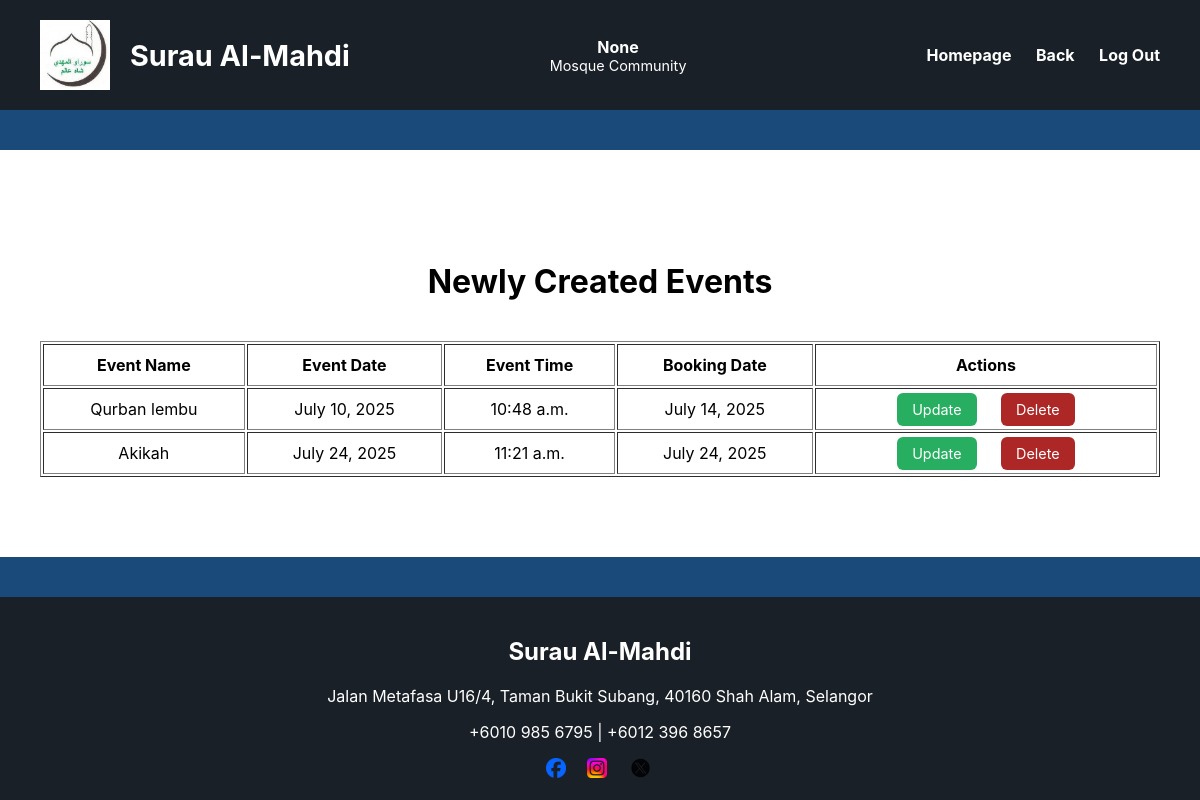
Screenshot of /homemos/event-schedule2/ with the database file from the repository.
### Event/models.py (models this page shows)
class Event(models.Model):
    event_id = models.AutoField(primary_key=True)
    event_name = models.CharField(max_length=150)
    event_date = models.DateField()
    event_time = models.TimeField()
    booking_date = models.DateField()

### Event/views.py (the view, shortened to what this page needs)
# urls.py: path('homemos/event-schedule2/', views.event_schedule2_view, name='event_schedule2'),
def event_schedule2_view(request):
    username = request.session.get('username')
    update_event = None
    edit_event_id = request.GET.get('edit')  # Tangkap dari URL ?edit=ID
    if edit_event_id:
        update_event = get_object_or_404(Event, pk=edit_event_id)
    events = Event.objects.all()
    bookings = Booking.objects.select_related('event').all()
    context = {
        'username': username,
        'events': events,
        'bookings': bookings,
        'update_event': update_event,  # Hantar ke template
    }
    return render(request, 'event_schedule2.html', context)

### Event/templates/event_schedule2.html (shortened to what this page needs)
{% load static %}
<!DOCTYPE html>
<html lang="en">
<head>
</head>
<body>
    <header>
        <div style="display: flex; align-items: center; gap: 20px;">
            <img src="{% static 'logo1.jpg' %}" alt="Mosque Logo" height="70px;">
            <h1 style="margin: 0;">Surau Al-Mahdi</h1>
        </div>
        <div style="color: white; text-align: right; margin-right: 20px;">
            <p style="margin: 0; font-weight: bold;">{{ username }}</p>
            <p style="margin: 0; font-size: 0.9em;">Mosque Community</p>
        </div>
        <nav>
            <a href="{% url 'homemos' %}">Homepage</a>
            <a href="{% url 'homemos' %}">Back</a>
            <a href="{% url 'homepage' %}">Log Out</a>
        </nav>
    </header>
    <section class="section" id="events">
        <h3>Newly Created Events</h3>
        {% if events %}
            <table border="1" cellpadding="10">
                <tr>
                    <th>Event Name</th>
                    <th>Event Date</th>
                    <th>Event Time</th>
                    <th>Booking Date</th>
                    <th>Actions</th>
                </tr>
                {% for event in events %}
                <tr>
                    <td>{{ event.event_name }}</td>
                    <td>{{ event.event_date }}</td>
                    <td>{{ event.event_time }}</td>
                    <td>{{ event.booking_date }}</td>
                    <td>
                        <a href="?edit={{ event.event_id }}" class="btn-primary">Update</a>
                        <a href="{% url 'event_delete' event.event_id %}" class="btn-primary1" onclick="return confirm('Are you sure you want to delete this event?')">Delete</a>
                    </td>
                </tr>
                {% endfor %}
            </table>
        {% else %}
            <p>No events created yet.</p>
        {% endif %}
    </section>
    <footer class="footer" id="contact">
        <h2>Surau Al-Mahdi</h2>
        <p>Jalan Metafasa U16/4, Taman Bukit Subang, 40160 Shah Alam, Selangor</p>
        <p>+6010 985 6795 | +6012 396 8657</p>
        <div class="footer-social">
            <a href="https://www.facebook.com/SurauAlMahdiTamanBukitSubang"><img src="{% static 'facebook.png' %}" alt="Facebook"></a>
            <a href="https://www.instagram.com/"><img src="{% static 'ig.png' %}" alt="Instagram"></a>
            <a href="https://x.com/?lang=en"><img src="{% static 'x.png' %}" alt="X"></a>
        </div>
    </footer>
</body>
</html>

### Event/templates/event_schedule2.html (style rules this page uses)
* { box-sizing: border-box; font-family: 'Inter', sans-serif; }
body { margin: 0; padding: 0; background-color: #1a4a7a; color: #ffffff; padding-top: 150px; display: flex; flex-direction: column; min-height: 100vh; align-items: center; }
header { background-color: #192027; padding: 20px 40px; color: white; display: flex; justify-content: space-between; align-items: center; position: fixed; top: 0; width: 100%; z-index: 1000; }
header h1 { margin: 0; font-size: 1.8em; }
header p { text-align: center; }
nav a { color: white; margin-left: 20px; text-decoration: none; font-weight: bold; }
.section { padding: 60px 40px; background-color: white; padding-bottom: 80px; padding-top: 80px; width: 100%; color: black; }
.section h3 { font-size: 2em; text-align: center; margin-bottom: 40px; color: black; }
table { color: black; text-align: center; width: 100%; }
.btn-primary { margin: 10px; padding: 8px 15px; background-color: #27ae60; color: white; border: none; font-size: 0.9em; cursor: pointer; border-radius: 6px; text-decoration: none; }
.btn-primary1 { margin: 10px; padding: 8px 15px; background-color: #ae2727; color: white; border: none; font-size: 0.9em; cursor: pointer; border-radius: 6px; text-decoration: none; }
.footer { background-color: #192027; text-align: center; padding: 20px; margin-top: 40px; width: 100%; }
.footer-social img { height: 20px; margin: 0 8px; }

### rows the page displays
Event: event_name "Qurban lembu", event_date "July 10, 2025", event_time "10:48 a.m.", booking_date "July 14, 2025"
Event: event_name "Akikah", event_date "July 24, 2025", event_time "11:21 a.m.", booking_date "July 24, 2025"

### other values shown
{{ username }} "None"
